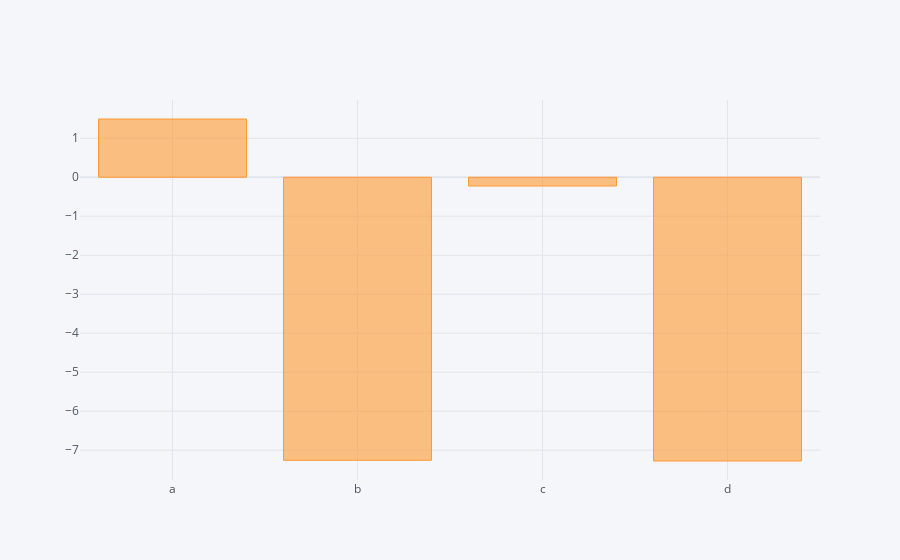

Here is the notebook cell this chart was saved with:
### Code cell
dataframe.sum().iplot(kind='bar')

### Figure 1 — Plotly figure (JSON) as saved in the notebook; plotly's stock layout.template omitted (floating-point values rounded to 4 significant figures)
{"data": [{"marker": {"color": "rgba(255, 153, 51, 0.6)", "line": {"color": "rgba(255, 153, 51, 1.0)", "width": 1}}, "name": "None", "orientation": "v", "text": "", "type": "bar", "x": ["a", "b", "c", "d"], "y": [1.494, -7.26, -0.2253, -7.278]}], "layout": {"legend": {"bgcolor": "#F5F6F9", "font": {"color": "#4D5663"}}, "paper_bgcolor": "#F5F6F9", "plot_bgcolor": "#F5F6F9", "title": {"font": {"color": "#4D5663"}}, "xaxis": {"gridcolor": "#E1E5ED", "showgrid": true, "tickfont": {"color": "#4D5663"}, "title": {"font": {"color": "#4D5663"}, "text": ""}, "zerolinecolor": "#E1E5ED"}, "yaxis": {"gridcolor": "#E1E5ED", "showgrid": true, "tickfont": {"color": "#4D5663"}, "title": {"font": {"color": "#4D5663"}, "text": ""}, "zerolinecolor": "#E1E5ED"}}}
